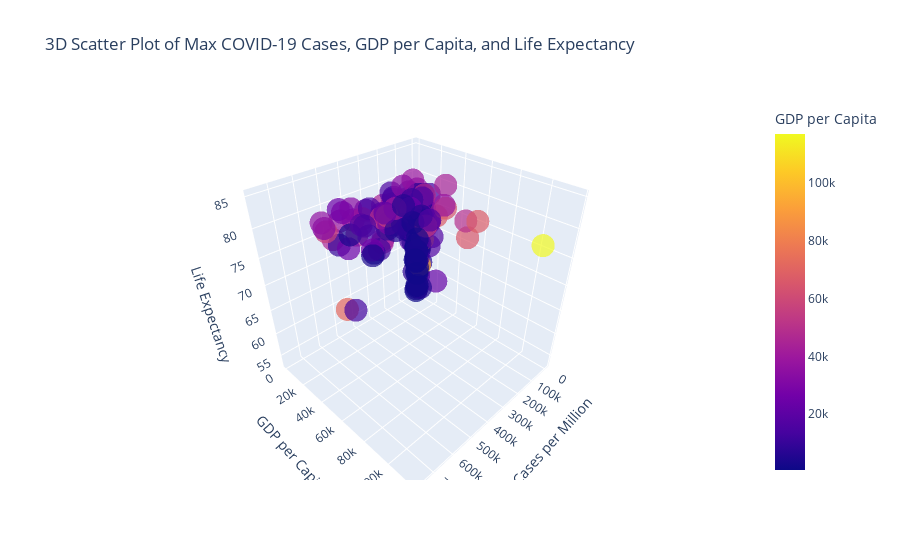

The notebook cell this image was saved under:
### Code cell
#TODO Change properties of the plot (e.g., marker, marker size, transparency, colormap) 
# and/or the data (e.g. filter data) to display the same scatter plot but where you can communicate
#information in a more insightful way
# Used in Google Colab

import pandas as pd
import seaborn as sns
import matplotlib.pyplot as plt
import plotly.express as px

# Load the dataset from the URL
url = "https://covid.ourworldindata.org/data/owid-covid-data.csv"
df = pd.read_csv(url)

# If you get problems, try running in Google Colab

# Select three columns of interest for the 3D scatter plot
columns_3d = ['total_cases_per_million', 'gdp_per_capita', 'life_expectancy']


sp_data = df.loc[df.groupby('location')['date'].idxmax()]

sp_data = sp_data[['location'] + columns_3d]

# Create a 3D scatter plot
fig = px.scatter_3d(
    sp_data,
    x='total_cases_per_million',        # X-axis
    y='gdp_per_capita',                 # Y-axis
    z='life_expectancy',                # Z-axis
    color='gdp_per_capita',                   # Color by TGDP
    opacity=0.7,                        # Set transparency
    size_max=20,                        # Set marker size
    hover_name='location',              # Display country name on hover
    title='3D Scatter Plot of Max COVID-19 Cases, GDP per Capita, and Life Expectancy',
    labels={
        'total_cases_per_million': 'Total Cases per Million',
        'gdp_per_capita': 'GDP per Capita',
        'life_expectancy': 'Life Expectancy'
    }
)

# Show the plot
fig.show()

### Figure 1 — Plotly figure (JSON) as saved in the notebook; plotly's stock layout.template omitted (floating-point values rounded to 4 significant figures; data arrays with more than 128 entries replaced by an {"elided": "..."} marker saying what was removed)
{"data": [{"hovertemplate": "<b>%{hovertext}</b><br><br>Total Cases per Million=%{x}<br>GDP per Capita=%{marker.color}<br>Life Expectancy=%{z}<extra></extra>", "hovertext": {"elided": "255 str values"}, "legendgroup": "", "marker": {"color": {"elided": "255 float values"}, "coloraxis": "coloraxis", "opacity": 0.7, "symbol": "circle"}, "mode": "markers", "name": "", "scene": "scene", "showlegend": false, "type": "scatter3d", "x": {"elided": "255 float values"}, "y": {"elided": "255 float values"}, "z": {"elided": "255 float values"}}], "layout": {"coloraxis": {"colorbar": {"title": {"text": "GDP per Capita"}}, "colorscale": [[0, "#0d0887"], [0.1111, "#46039f"], [0.2222, "#7201a8"], [0.3333, "#9c179e"], [0.4444, "#bd3786"], [0.5556, "#d8576b"], [0.6667, "#ed7953"], [0.7778, "#fb9f3a"], [0.8889, "#fdca26"], [1, "#f0f921"]]}, "legend": {"tracegroupgap": 0}, "scene": {"domain": {"x": [0, 1], "y": [0, 1]}, "xaxis": {"title": {"text": "Total Cases per Million"}}, "yaxis": {"title": {"text": "GDP per Capita"}}, "zaxis": {"title": {"text": "Life Expectancy"}}}, "title": {"text": "3D Scatter Plot of Max COVID-19 Cases, GDP per Capita, and Life Expectancy"}}}
